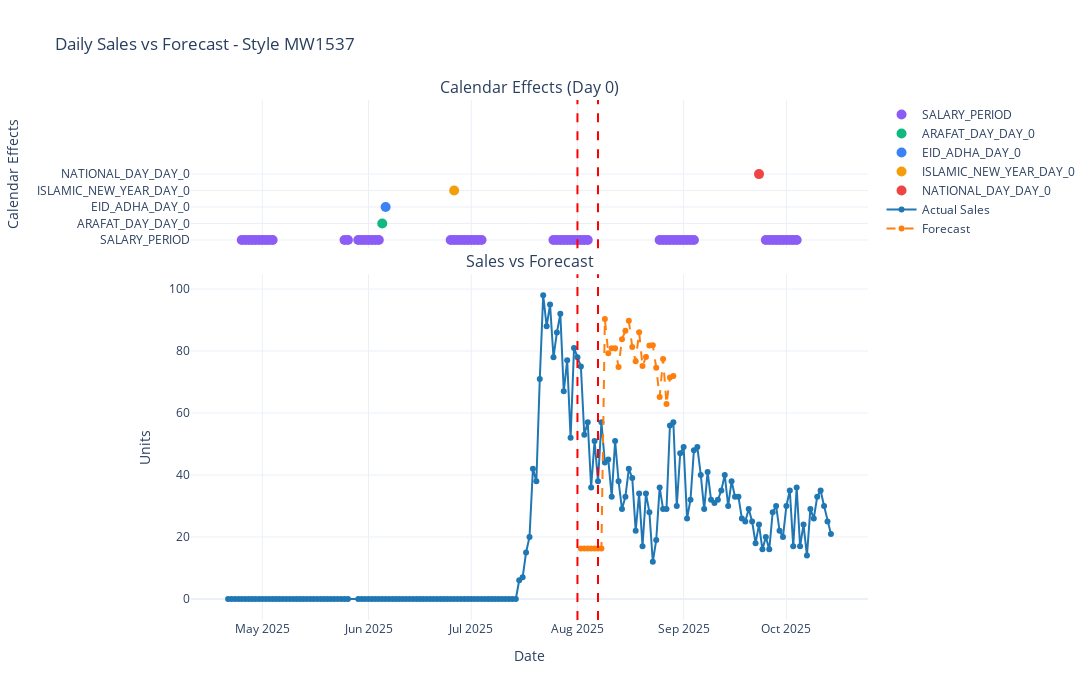

Notebook cell for this chart:
### Code cell
# Example usage
SELECTED_STYLE = "MW1537" 
pdf_product, plot = FEVAL.plot_product_details_daily_short(validation_data, SELECTED_STYLE, products_df=products, EVALUATION_START_DATE=EVALUATION_START_DATE, EVALUATION_END_DATE=EVALUATION_END_DATE)
plot.show()

### Figure 1 — Plotly figure (JSON) as saved in the notebook; plotly's stock layout.template omitted (floating-point values rounded to 4 significant figures; data arrays with more than 128 entries replaced by an {"elided": "..."} marker saying what was removed)
{"data": [{"marker": {"color": "#8B5CF6", "size": 10}, "mode": "markers", "name": "SALARY_PERIOD", "showlegend": true, "type": "scatter", "x": ["2025-04-25T00:00:00", "2025-04-26T00:00:00", "2025-04-27T00:00:00", "2025-04-28T00:00:00", "2025-04-29T00:00:00", "2025-04-30T00:00:00", "2025-05-01T00:00:00", "2025-05-02T00:00:00", "2025-05-03T00:00:00", "2025-05-04T00:00:00", "2025-05-25T00:00:00", "2025-05-26T00:00:00", "2025-05-29T00:00:00", "2025-05-30T00:00:00", "2025-05-31T00:00:00", "2025-06-01T00:00:00", "2025-06-02T00:00:00", "2025-06-03T00:00:00", "2025-06-04T00:00:00", "2025-06-25T00:00:00", "2025-06-26T00:00:00", "2025-06-27T00:00:00", "2025-06-28T00:00:00", "2025-06-29T00:00:00", "2025-06-30T00:00:00", "2025-07-01T00:00:00", "2025-07-02T00:00:00", "2025-07-03T00:00:00", "2025-07-04T00:00:00", "2025-07-25T00:00:00", "2025-07-26T00:00:00", "2025-07-27T00:00:00", "2025-07-28T00:00:00", "2025-07-29T00:00:00", "2025-07-30T00:00:00", "2025-07-31T00:00:00", "2025-08-01T00:00:00", "2025-08-02T00:00:00", "2025-08-03T00:00:00", "2025-08-04T00:00:00", "2025-08-25T00:00:00", "2025-08-26T00:00:00", "2025-08-27T00:00:00", "2025-08-28T00:00:00", "2025-08-29T00:00:00", "2025-08-30T00:00:00", "2025-08-31T00:00:00", "2025-09-01T00:00:00", "2025-09-02T00:00:00", "2025-09-03T00:00:00", "2025-09-04T00:00:00", "2025-09-25T00:00:00", "2025-09-26T00:00:00", "2025-09-27T00:00:00", "2025-09-28T00:00:00", "2025-09-29T00:00:00", "2025-09-30T00:00:00", "2025-10-01T00:00:00", "2025-10-02T00:00:00", "2025-10-03T00:00:00", "2025-10-04T00:00:00"], "xaxis": "x", "y": [1, 1, 1, 1, 1, 1, 1, 1, 1, 1, 1, 1, 1, 1, 1, 1, 1, 1, 1, 1, 1, 1, 1, 1, 1, 1, 1, 1, 1, 1, 1, 1, 1, 1, 1, 1, 1, 1, 1, 1, 1, 1, 1, 1, 1, 1, 1, 1, 1, 1, 1, 1, 1, 1, 1, 1, 1, 1, 1, 1, 1], "yaxis": "y"}, {"marker": {"color": "#10B981", "size": 10}, "mode": "markers", "name": "ARAFAT_DAY_DAY_0", "showlegend": true, "type": "scatter", "x": ["2025-06-05T00:00:00"], "xaxis": "x", "y": [2], "yaxis": "y"}, {"marker": {"color": "#3B82F6", "size": 10}, "mode": "markers", "name": "EID_ADHA_DAY_0", "showlegend": true, "type": "scatter", "x": ["2025-06-06T00:00:00"], "xaxis": "x", "y": [3], "yaxis": "y"}, {"marker": {"color": "#F59E0B", "size": 10}, "mode": "markers", "name": "ISLAMIC_NEW_YEAR_DAY_0", "showlegend": true, "type": "scatter", "x": ["2025-06-26T00:00:00"], "xaxis": "x", "y": [4], "yaxis": "y"}, {"marker": {"color": "#EF4444", "size": 10}, "mode": "markers", "name": "NATIONAL_DAY_DAY_0", "showlegend": true, "type": "scatter", "x": ["2025-09-23T00:00:00"], "xaxis": "x", "y": [5], "yaxis": "y"}, {"line": {"color": "#1f77b4", "width": 2}, "marker": {"size": 6}, "mode": "lines+markers", "name": "Actual Sales", "type": "scatter", "x": {"elided": "175 str values"}, "xaxis": "x2", "y": {"elided": "175 int values"}, "yaxis": "y2"}, {"line": {"color": "#ff7f0e", "dash": "dash", "width": 2}, "marker": {"size": 6}, "mode": "lines+markers", "name": "Forecast", "type": "scatter", "x": {"elided": "175 str values"}, "xaxis": "x2", "y": {"elided": "175 float values"}, "yaxis": "y2"}], "layout": {"annotations": [{"font": {"size": 16}, "showarrow": false, "text": "Calendar Effects (Day 0)", "x": 0.5, "xanchor": "center", "xref": "paper", "y": 1, "yanchor": "bottom", "yref": "paper"}, {"font": {"size": 16}, "showarrow": false, "text": "Sales vs Forecast", "x": 0.5, "xanchor": "center", "xref": "paper", "y": 0.665, "yanchor": "bottom", "yref": "paper"}], "height": 700, "legend": {"orientation": "v", "x": 1.02, "xanchor": "left", "y": 1, "yanchor": "top"}, "shapes": [{"line": {"color": "#ff0000", "dash": "dash", "width": 2}, "type": "line", "x0": "2025-08-01T00:00:00", "x1": "2025-08-01T00:00:00", "xref": "x", "y0": 0, "y1": 1, "yref": "y domain"}, {"line": {"color": "#ff0000", "dash": "dash", "width": 2}, "type": "line", "x0": "2025-08-07T00:00:00", "x1": "2025-08-07T00:00:00", "xref": "x", "y0": 0, "y1": 1, "yref": "y domain"}, {"line": {"color": "#ff0000", "dash": "dash", "width": 2}, "type": "line", "x0": "2025-08-01T00:00:00", "x1": "2025-08-01T00:00:00", "xref": "x2", "y0": 0, "y1": 1, "yref": "y2 domain"}, {"line": {"color": "#ff0000", "dash": "dash", "width": 2}, "type": "line", "x0": "2025-08-07T00:00:00", "x1": "2025-08-07T00:00:00", "xref": "x2", "y0": 0, "y1": 1, "yref": "y2 domain"}], "title": {"text": "Daily Sales vs Forecast - Style MW1537"}, "width": 1400, "xaxis": {"anchor": "y", "domain": [0, 1], "matches": "x2", "showticklabels": false}, "xaxis2": {"anchor": "y2", "domain": [0, 1], "title": {"text": "Date"}}, "yaxis": {"anchor": "x", "domain": [0.715, 1], "range": [0.5, 9.5], "ticktext": ["SALARY_PERIOD", "ARAFAT_DAY_DAY_0", "EID_ADHA_DAY_0", "ISLAMIC_NEW_YEAR_DAY_0", "NATIONAL_DAY_DAY_0"], "tickvals": [1, 2, 3, 4, 5], "title": {"text": "Calendar Effects"}}, "yaxis2": {"anchor": "x2", "domain": [0, 0.665], "title": {"text": "Units"}}}}
